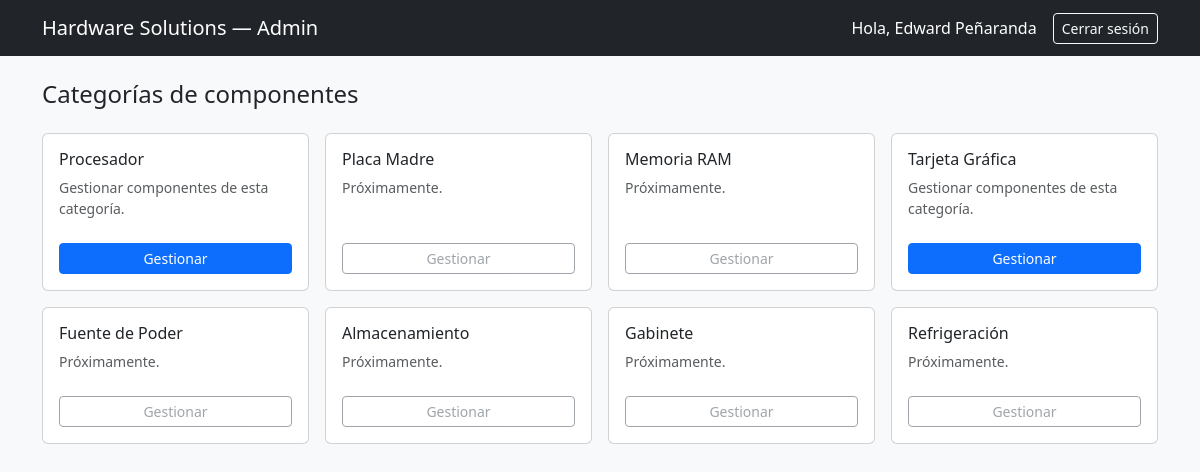
The app's page /admin/dashboard.php (signed in) with its own data.
### tables this page shows
CREATE TABLE `categorias` (
  `id` int NOT NULL,
  `nombre` varchar(50) NOT NULL,
  `tabla` varchar(50) NOT NULL
);

### admin/dashboard.php (the view, shortened to what this page needs)
<?php
require_once '../includes/conexion.php';
$stmt = $pdo->query("SELECT id, nombre, tabla FROM categorias ORDER BY id");
$categorias = $stmt->fetchAll();
?>
<!DOCTYPE html>
<html lang="es">
<head>
    <link href="https://cdn.jsdelivr.net/npm/bootstrap@5.3.3/dist/css/bootstrap.min.css" rel="stylesheet">
</head>
<body class="bg-light">
    <nav class="navbar navbar-dark bg-dark mb-4">
        <div class="container">
            <span class="navbar-brand">Hardware Solutions — Admin</span>
            <div class="d-flex align-items-center">
                <span class="text-white me-3">Hola, <?= htmlspecialchars($_SESSION['admin_nombre'] ?? $_SESSION['admin_usuario']) ?></span>
                <a href="logout.php" class="btn btn-outline-light btn-sm">Cerrar sesión</a>
            </div>
        </div>
    </nav>
    <div class="container">
        <h4 class="mb-4">Categorías de componentes</h4>
        <div class="row g-3">
            <?php foreach ($categorias as $cat):
                $archivo = $cat['tabla'] . '.php';
                $disponible = file_exists(__DIR__ . '/' . $archivo);
            ?>
                <div class="col-md-3">
                    <div class="card h-100">
                        <div class="card-body d-flex flex-column">
                            <h6 class="card-title"><?= htmlspecialchars($cat['nombre']) ?></h6>
                            <?php if ($disponible): ?>
                                <p class="text-muted small flex-grow-1">Gestionar componentes de esta categoría.</p>
                                <a href="<?= htmlspecialchars($archivo) ?>" class="btn btn-sm btn-primary mt-2">Gestionar</a>
                            <?php else: ?>
                                <p class="text-muted small flex-grow-1">Próximamente.</p>
                                <button class="btn btn-sm btn-outline-secondary mt-2" disabled>Gestionar</button>
                            <?php endif; ?>
                        </div>
                    </div>
                </div>
            <?php endforeach; ?>
        </div>
    </div>
</body>
</html>

### records on screen
categorias: nombre "Procesador"
categorias: nombre "Placa Madre", tabla "Próximamente."
categorias: nombre "Memoria RAM", tabla "Próximamente."
categorias: nombre "Tarjeta Gráfica"
categorias: nombre "Fuente de Poder", tabla "Próximamente."
categorias: nombre "Almacenamiento", tabla "Próximamente."
categorias: nombre "Gabinete", tabla "Próximamente."
categorias: nombre "Refrigeración", tabla "Próximamente."

### other values on screen
$_SESSION['admin_nombre'] "Edward Peñaranda"
